Frame 1 (no input): blank canvas, image omitted
Frame 60 (the mouse pressed at the canvas centre just before this capture): blank canvas, image omitted
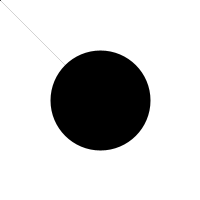
Frame 120 (the mouse held since frame 60 and released just before this capture)

The Processing sketch whose frames 1 and 60 were blank and that drew this single picture after the mouse press (run headless with seeded random() and noise(); from frame 60 on, the mouse is pressed at the canvas centre):

// Processing sketch: Example_3_4
// ── Example_3_4.pde
void setup(){
  size(200,200);
  background(255);
}



void draw(){
  stroke(0);
  //draw with mouse
  /*
  line(pmouseX, pmouseY,mouseX,mouseY);
*/

//draw with stroke weight
  float mouseSpeed=abs(mouseX-pmouseX);
  line(pmouseX, pmouseY,mouseX,mouseY);
  strokeWeight(mouseSpeed);

}
